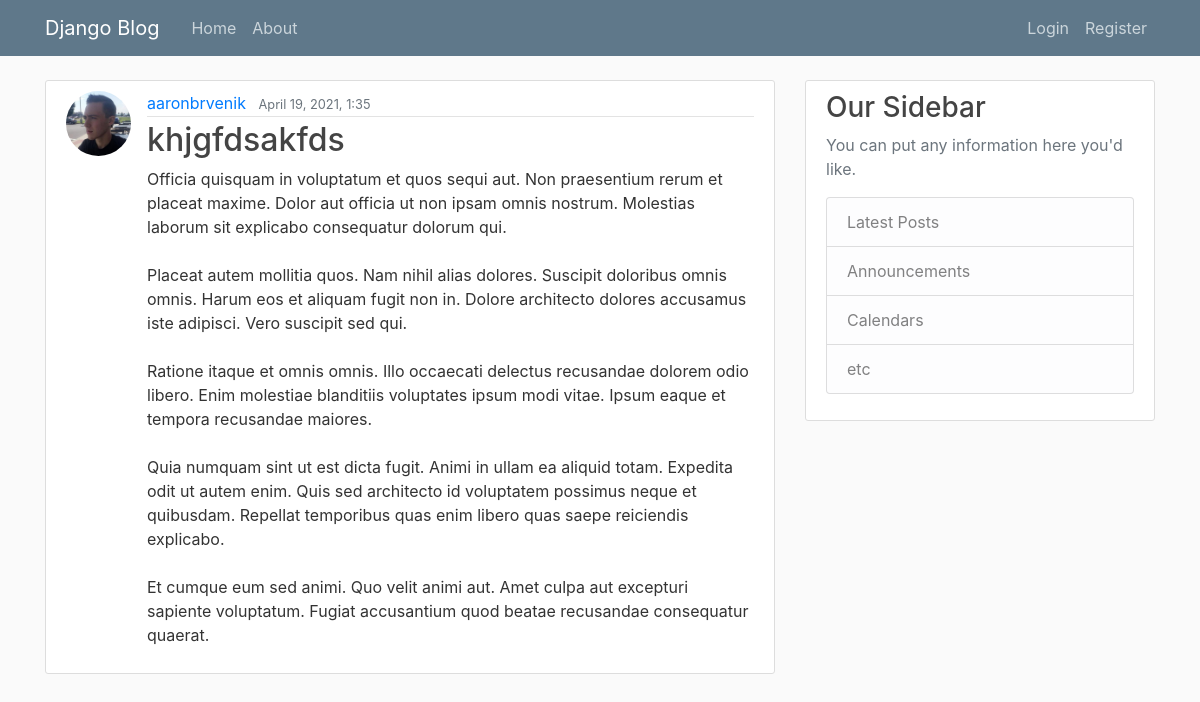
The app's page /post/14/ with its own data.
### blog/models.py (models this page shows, shortened)
class Post(models.Model):
    title = models.CharField(max_length=100)
    content = models.TextField()
    date_posted = models.DateTimeField(default=timezone.now)
    last_modified = models.DateTimeField(auto_now=True)
    author = models.ForeignKey(User, on_delete=models.CASCADE)

### users/models.py (models this page shows, shortened)
class Profile(models.Model):
    user=models.OneToOneField(User, on_delete=models.CASCADE)
    image = models.ImageField(default='default.jpg', upload_to='profile_pics')

### blog/views.py (the view)
# urls.py: path('post/<int:pk>/', PostDetailView.as_view(), name='post-detail'),
class PostDetailView(DetailView):
    model = Post

### blog/templates/blog/post_detail.html (shortened to what this page needs)
{% extends "blog/base.html" %} {% block content %}
<article class="media content-section">
  <img
    class="rounded-circle article-img"
    src="{{object.author.profile.image.url}}"
  />
  <div class="media-body">
    <div class="article-metadata">
      <a class="mr-2" style="text-decoration: none" href="{% url 'user-posts' object.author.username %}"
        >{{ object.author }}</a
      >
      <small class="text-muted"
        >{{ object.date_posted|date:"F d, Y, g:i" }}</small
      >
    </div>
    <h2 class="article-title">{{ object.title }}</h2>
    <p class="article-content">{{ object.content }}</p>
  </div>
</article>
{% endblock content %}

### blog/static/blog/main.css (style rules this page uses)
body { background: #fafafa; color: #333333; margin-top: 5rem; }
h1, h2, h3, h4, h5, h6 { color: #444444; }
.content-section { background: #ffffff; padding: 10px 20px; border: 1px solid #dddddd; border-radius: 3px; margin-bottom: 20px; }
.article-title { color: #444444; text-decoration: none; }
.article-content { white-space: pre-line; }
.article-img { height: 65px; width: 65px; margin-right: 16px; }
.article-metadata { padding-bottom: 1px; margin-bottom: 4px; border-bottom: 1px solid #e3e3e3; }

### records on screen
Post: author.profile.image (picture), author "aaronbrvenik", date_posted "April 19, 2021, 1:35", title "khjgfdsakfds", content "Officia quisquam in voluptatum et quos sequi aut. Non praesentium rerum et placeat maxime. Dolor aut officia ut non ipsam omnis nostrum. Molestias laborum sit explicabo consequatur dolorum qui. Placeat autem mollitia quos. Nam nihil alias dolores. Suscipit doloribus omnis omnis. Harum eos et aliquam fugit non in. Dolore architecto dolores accusamus iste adipisci. Vero suscipit sed qui. Ratione itaque et omnis omnis. Illo occaecati delectus recusandae dolorem odio libero. Enim molestiae blanditiis voluptates ipsum modi vitae. Ipsum eaque et tempora recusandae maiores. Quia numquam sint ut est dicta fugit. Animi in ullam ea aliquid totam. Expedita odit ut autem enim. Quis sed architecto id…"
